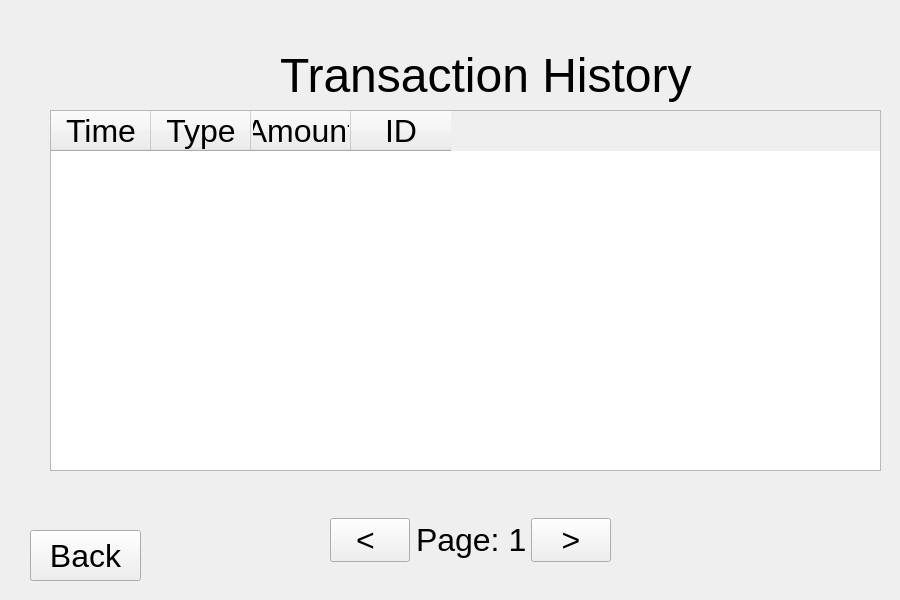
<?xml version="1.0" encoding="UTF-8"?>
<ui version="4.0">
 <class>TransactionHistory</class>
 <widget class="QWidget" name="TransactionHistory">
  <property name="geometry">
   <rect>
    <x>0</x>
    <y>0</y>
    <width>900</width>
    <height>600</height>
   </rect>
  </property>
  <property name="windowTitle">
   <string>Form</string>
  </property>
  <widget class="QLabel" name="lblHistoryTitle">
   <property name="geometry">
    <rect>
     <x>280</x>
     <y>10</y>
     <width>581</width>
     <height>131</height>
    </rect>
   </property>
   <property name="font">
    <font>
     <family>Arial</family>
     <pointsize>36</pointsize>
    </font>
   </property>
   <property name="text">
    <string>Transaction History</string>
   </property>
  </widget>
  <widget class="QTableWidget" name="tableTransactions">
   <property name="geometry">
    <rect>
     <x>50</x>
     <y>110</y>
     <width>831</width>
     <height>361</height>
    </rect>
   </property>
   <property name="font">
    <font>
     <family>Arial</family>
     <pointsize>24</pointsize>
    </font>
   </property>
   <property name="editTriggers">
    <set>QAbstractItemView::EditTrigger::NoEditTriggers</set>
   </property>
   <property name="selectionMode">
    <enum>QAbstractItemView::SelectionMode::SingleSelection</enum>
   </property>
   <property name="selectionBehavior">
    <enum>QAbstractItemView::SelectionBehavior::SelectRows</enum>
   </property>
   <property name="showGrid">
    <bool>false</bool>
   </property>
   <column>
    <property name="text">
     <string>Time</string>
    </property>
    <property name="font">
     <font>
      <family>Arial</family>
      <pointsize>24</pointsize>
     </font>
    </property>
   </column>
   <column>
    <property name="text">
     <string>Type</string>
    </property>
    <property name="font">
     <font>
      <family>Arial</family>
      <pointsize>24</pointsize>
     </font>
    </property>
   </column>
   <column>
    <property name="text">
     <string>Amount</string>
    </property>
    <property name="font">
     <font>
      <family>Arial</family>
      <pointsize>24</pointsize>
     </font>
    </property>
   </column>
   <column>
    <property name="text">
     <string>ID</string>
    </property>
    <property name="font">
     <font>
      <family>Arial</family>
      <pointsize>24</pointsize>
     </font>
    </property>
   </column>
  </widget>
  <widget class="QWidget" name="layoutWidget">
   <property name="geometry">
    <rect>
     <x>330</x>
     <y>510</y>
     <width>281</width>
     <height>61</height>
    </rect>
   </property>
   <layout class="QGridLayout" name="gridLayout">
    <item row="0" column="2">
     <widget class="QPushButton" name="btnNextPage">
      <property name="font">
       <font>
        <family>Arial</family>
        <pointsize>24</pointsize>
       </font>
      </property>
      <property name="text">
       <string>&gt;</string>
      </property>
     </widget>
    </item>
    <item row="0" column="0">
     <widget class="QPushButton" name="btnPrevPage">
      <property name="font">
       <font>
        <family>Arial</family>
        <pointsize>24</pointsize>
       </font>
      </property>
      <property name="text">
       <string>&lt; </string>
      </property>
     </widget>
    </item>
    <item row="0" column="1">
     <widget class="QLabel" name="lblPageNumber">
      <property name="font">
       <font>
        <family>Arial</family>
        <pointsize>24</pointsize>
       </font>
      </property>
      <property name="text">
       <string>Page: 1</string>
      </property>
     </widget>
    </item>
   </layout>
  </widget>
  <widget class="QPushButton" name="btnBackToMenu">
   <property name="geometry">
    <rect>
     <x>30</x>
     <y>530</y>
     <width>111</width>
     <height>51</height>
    </rect>
   </property>
   <property name="font">
    <font>
     <family>Arial</family>
     <pointsize>24</pointsize>
    </font>
   </property>
   <property name="text">
    <string>Back</string>
   </property>
  </widget>
 </widget>
 <resources/>
 <connections/>
</ui>
